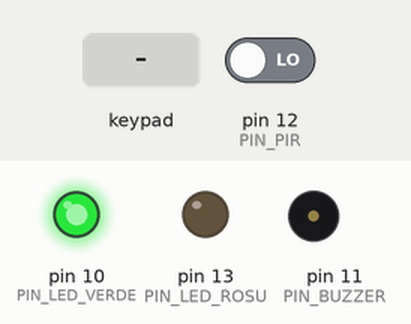
This sketch was run on a simulated Arduino Uno, built with avr-gcc and run on an emulated ATmega328P. On the bench: output pins drawn as LEDs (lit = HIGH), buzzer (waves = sounding, pin HIGH). Dashed ring = blinking. The inputs (shaded band) are chosen by the test bench; at power-on: pin 12 (PIN_PIR) LOW. What the sketch prints to the serial monitor is not drawn.

Above: at 1.3 s.
1.4 s: keypad keys 1 2 3 4 pressed 0.4 s apart
At 1.63 s:
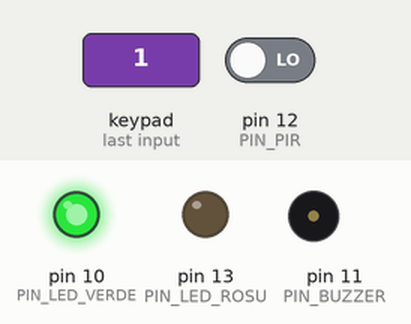
4.5 s: key '#' pressed
At 5.6 s:
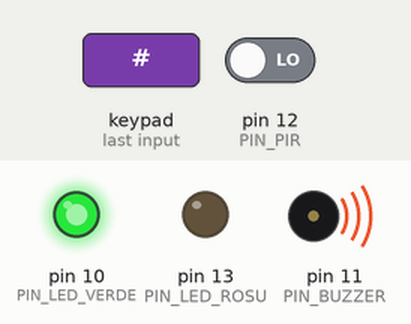
7.5 s: key '*' pressed
At 8.6 s:
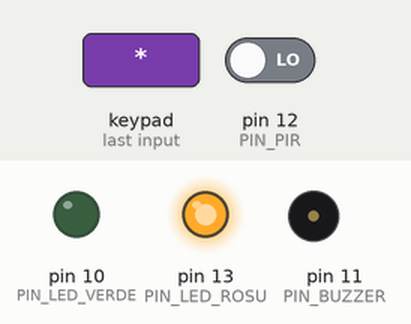
9.1 s: pin 12 (PIN_PIR) driven HIGH
At 9.35 s:
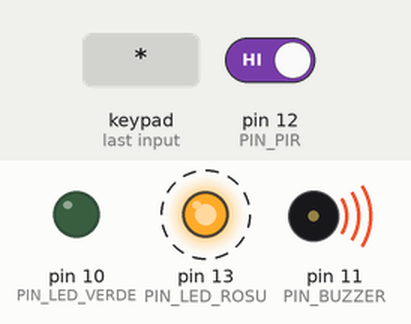
12.1 s: keypad keys 1 2 3 4 # pressed 0.4 s apart
At 15.3 s:
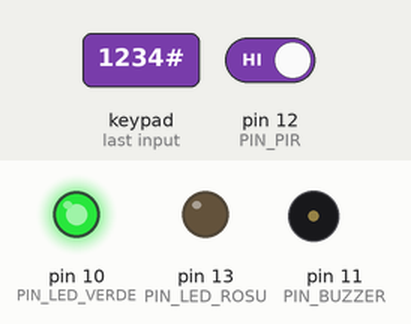
15.6 s: keypad keys 9 8 7 6 # pressed 0.4 s apart
At 17.6 s:
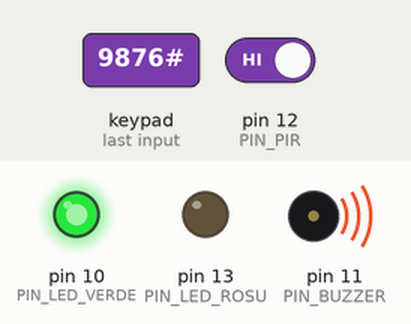
Timing chart, 0 to 19.3 s (numbered marks = the images above; inputs shaded):
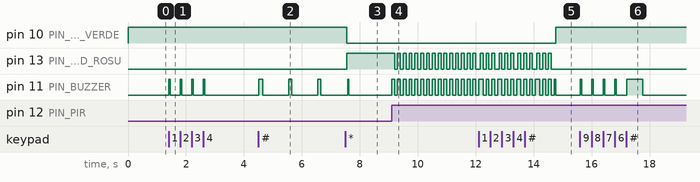

Measured:
- after the input at 1.4 s, pin 11 (PIN_BUZZER): alternates HIGH for 0.05 s and LOW for 0.35 s, 8 changes in all, then stays LOW, starting at once
- after the input at 4.5 s, pin 11 (PIN_BUZZER): alternates HIGH for 0.10 s and LOW for 0.90 s, starting at once
- after the input at 7.5 s, pin 11 (PIN_BUZZER): LOW → HIGH after 0.08 s, → LOW 0.05 s later
- after the input at 9.1 s, pin 13 (PIN_LED_ROSU): alternates HIGH for 0.10 s and LOW for 0.10 s, starting after 0.10 s; pin 11 (PIN_BUZZER): alternates HIGH for 0.10 s and LOW for 0.10 s, starting at once
- after the input at 12.1 s, pin 10 (PIN_LED_VERDE): LOW → HIGH after 2.7 s
- after the input at 15.6 s, pin 11 (PIN_BUZZER): goes 4 × (HIGH 0.05 s, LOW 0.34 s), HIGH 0.55 s, then LOW, starting at once

The sketch:

ProiectAlarma.ino
```cpp
#include <Keypad.h>

// --- CONFIGURARE PINI ---
const int PIN_PIR = 12;
const int PIN_BUZZER = 11;
const int PIN_LED_VERDE = 10;
const int PIN_LED_ROSU = 13;

// --- CONFIGURARE TASTATURA ---
const byte RANDURI = 4;
const byte COLOANE = 4;
// Definim harta tastelor
char keys[RANDURI][COLOANE] = {
  {'1','2','3','A'},
  {'4','5','6','B'},
  {'7','8','9','C'},
  {'*','0','#','D'}
};
// Pinii unde ai legat tastatura (verifica sa fie ordinea buna)
byte piniRanduri[RANDURI] = {9, 8, 7, 6};
byte piniColoane[COLOANE] = {5, 4, 3, 2};

Keypad tastatura = Keypad( makeKeymap(keys), piniRanduri, piniColoane, RANDURI, COLOANE );

// --- VARIABILE SISTEM ---
String codCorect = "1234"; // <--- AICI POTI SCHIMBA CODUL
String codIntrodus = "";
boolean sistemArmat = false;
boolean alarmaDeclansata = false;

void setup() {
  // Pornim comunicarea cu Laptopul (Monitorul Serial)
  Serial.begin(9600);

  pinMode(PIN_PIR, INPUT);
  pinMode(PIN_BUZZER, OUTPUT);
  pinMode(PIN_LED_VERDE, OUTPUT);
  pinMode(PIN_LED_ROSU, OUTPUT);

  // Stare initiala: totul oprit, doar Verde aprins
  digitalWrite(PIN_BUZZER, LOW);
  digitalWrite(PIN_LED_ROSU, LOW);
  digitalWrite(PIN_LED_VERDE, HIGH);

  Serial.println("\n\n-------------------------------");
  Serial.println("   SISTEM DE ALARMA ARDUINO    ");
  Serial.println("-------------------------------");
  Serial.println("Stare: DEZARMAT (Safe)");
  Serial.println("Tasteaza codul si apasa # pentru armare.");
}

void loop() {
  char tasta = tastatura.getKey();

  // 1. LOGICA TASTATURA
  if (tasta) {
    // Facem un mic bip cand apesi o tasta
    digitalWrite(PIN_BUZZER, HIGH); delay(50); digitalWrite(PIN_BUZZER, LOW);

    if (tasta == '#') {
      // Tasta # inseamna ENTER -> verificam codul
      verificaCod();
    } else if (tasta == '*') {
      // Tasta * sterge tot ce ai scris
      codIntrodus = "";
      Serial.println("\n[STERGERE] Introdu codul de la zero:");
    } else {
      // Adaugam cifra la cod
      codIntrodus += tasta;
      Serial.print("*"); // Afisam o steluta pe laptop pt securitate
    }
  }

  // 2. LOGICA ALARMA (Doar daca e armat)
  if (sistemArmat) {
    if (digitalRead(PIN_PIR) == HIGH) {
      // Daca senzorul vede miscare
      if (!alarmaDeclansata) {
         Serial.println("\n!!! MISCARE DETECTATA !!!");
         Serial.println("!!! ALARMA ACTIVA !!!");
      }
      alarmaDeclansata = true;
    }
  }

  // 3. DECLANSARE SIRENA SI LUMINI
  if (alarmaDeclansata) {
    digitalWrite(PIN_BUZZER, HIGH);
    digitalWrite(PIN_LED_ROSU, HIGH);
    delay(100);
    digitalWrite(PIN_BUZZER, LOW);
    digitalWrite(PIN_LED_ROSU, LOW);
    delay(100);
  }
}

void verificaCod() {
  Serial.println(); // Trecem la rand nou pe ecran

  if (codIntrodus == codCorect) {
    // Daca codul e bun, schimbam starea (Armat <-> Dezarmat)

    if (sistemArmat == false) {
      // CAZUL 1: Vrem sa ARMAM
      sistemArmat = true;
      Serial.println(">> COD CORECT -> SE ARMEAZA IN 3 SECUNDE...");

      // Numaratoare inversa cu sunet
      for(int i=0; i<3; i++) {
        digitalWrite(PIN_BUZZER, HIGH); delay(100); digitalWrite(PIN_BUZZER, LOW); delay(900);
        Serial.print(". ");
      }

      digitalWrite(PIN_LED_VERDE, LOW); // Stingem verde
      digitalWrite(PIN_LED_ROSU, HIGH); // Aprindem rosu (armat)
      Serial.println("\n>> SISTEM ARMAT! Senzorul PIR este acum activ.");

    } else {
      // CAZUL 2: Vrem sa DEZARMAM (oprim alarma)
      sistemArmat = false;
      alarmaDeclansata = false;
      Serial.println(">> COD CORECT -> SISTEM DEZARMAT.");

      digitalWrite(PIN_LED_VERDE, HIGH); // Aprindem verde
      digitalWrite(PIN_LED_ROSU, LOW);   // Stingem rosu
      digitalWrite(PIN_BUZZER, LOW);     // Oprim sirena
    }
  } else {
    // Daca codul e gresit
    Serial.println(">> EROARE: Cod gresit! Incearca 1234.");
    // Bip lung de eroare
    digitalWrite(PIN_BUZZER, HIGH); delay(500); digitalWrite(PIN_BUZZER, LOW);
  }

  codIntrodus = ""; // Resetam codul tastat
}
```
